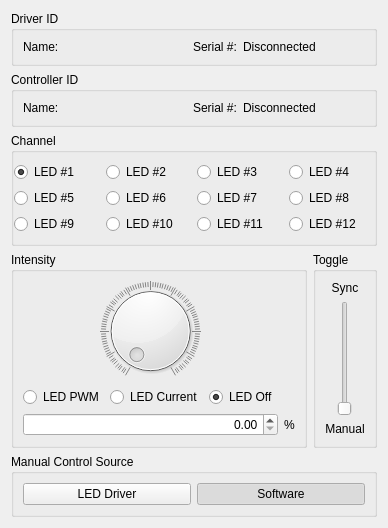
      <widget class="QWidget" name="main_tab">
       <property name="toolTip">
        <string>This tab shows the current operating status of the LED driver</string>
       </property>
       <attribute name="title">
        <string>Main</string>
       </attribute>
       <layout class="QGridLayout" name="gridLayout_2" columnstretch="10,0">
        <item row="3" column="0">
         <widget class="QGroupBox" name="main_intensity_control_box">
          <property name="toolTip">
           <string>Adjust the active LED intensity</string>
          </property>
          <property name="title">
           <string>Intensity</string>
          </property>
          <layout class="QGridLayout" name="gridLayout_4" columnstretch="10,10,10,0">
           <item row="1" column="1">
            <widget class="QRadioButton" name="main_intensity_current_button">
             <property name="toolTip">
              <string>Adjust the LED intensity via current</string>
             </property>
             <property name="text">
              <string>LED Current</string>
             </property>
             <attribute name="buttonGroup">
              <string notr="true">main_intensity_button_group</string>
             </attribute>
            </widget>
           </item>
           <item row="3" column="0" colspan="3">
            <widget class="QDoubleSpinBox" name="main_intensity_spinbox">
             <property name="enabled">
              <bool>true</bool>
             </property>
             <property name="toolTip">
              <string>Shows/sets the LED intensity </string>
             </property>
             <property name="alignment">
              <set>Qt::AlignRight|Qt::AlignTrailing|Qt::AlignVCenter</set>
             </property>
             <property name="readOnly">
              <bool>false</bool>
             </property>
             <property name="decimals">
              <number>2</number>
             </property>
             <property name="maximum">
              <double>100.000000000000000</double>
             </property>
             <property name="singleStep">
              <double>0.010000000000000</double>
             </property>
            </widget>
           </item>
           <item row="1" column="2">
            <widget class="QRadioButton" name="main_intensity_off_button">
             <property name="toolTip">
              <string>Turn LED off</string>
             </property>
             <property name="text">
              <string>LED Off</string>
             </property>
             <property name="checked">
              <bool>true</bool>
             </property>
             <attribute name="buttonGroup">
              <string notr="true">main_intensity_button_group</string>
             </attribute>
            </widget>
           </item>
           <item row="1" column="0">
            <widget class="QRadioButton" name="main_intensity_PWM_button">
             <property name="toolTip">
              <string>Adjust the LED intensity via PWM</string>
             </property>
             <property name="text">
              <string>LED PWM</string>
             </property>
             <property name="checked">
              <bool>false</bool>
             </property>
             <attribute name="buttonGroup">
              <string notr="true">main_intensity_button_group</string>
             </attribute>
            </widget>
           </item>
           <item row="0" column="0" colspan="3">
            <widget class="QDial" name="main_intensity_dial">
             <property name="enabled">
              <bool>true</bool>
             </property>
             <property name="toolTip">
              <string>Rotate to adjust the active LED intensity</string>
             </property>
             <property name="whatsThis">
              <string>Tiriac knob</string>
             </property>
             <property name="maximum">
              <number>10000</number>
             </property>
             <property name="singleStep">
              <number>10</number>
             </property>
             <property name="pageStep">
              <number>100</number>
             </property>
             <property name="invertedAppearance">
              <bool>false</bool>
             </property>
             <property name="wrapping">
              <bool>false</bool>
             </property>
             <property name="notchTarget">
              <double>1.000000000000000</double>
             </property>
             <property name="notchesVisible">
              <bool>true</bool>
             </property>
            </widget>
           </item>
           <item row="3" column="3">
            <widget class="QLabel" name="main_intensity_percent_label">
             <property name="text">
              <string>%</string>
             </property>
            </widget>
           </item>
          </layout>
         </widget>
        </item>
        <item row="3" column="1">
         <widget class="QGroupBox" name="main_toggle_box">
          <property name="title">
           <string>Toggle</string>
          </property>
          <layout class="QGridLayout" name="gridLayout_5">
           <item row="1" column="0">
            <widget class="QSlider" name="main_toggle_slider">
             <property name="sizePolicy">
              <sizepolicy hsizetype="Expanding" vsizetype="Expanding">
               <horstretch>0</horstretch>
               <verstretch>0</verstretch>
              </sizepolicy>
             </property>
             <property name="maximum">
              <number>1</number>
             </property>
             <property name="pageStep">
              <number>1</number>
             </property>
             <property name="orientation">
              <enum>Qt::Vertical</enum>
             </property>
            </widget>
           </item>
           <item row="2" column="0">
            <widget class="QLabel" name="main_toggle_manual_label">
             <property name="text">
              <string>Manual</string>
             </property>
             <property name="alignment">
              <set>Qt::AlignCenter</set>
             </property>
            </widget>
           </item>
           <item row="0" column="0">
            <widget class="QLabel" name="main_toggle_sync_label">
             <property name="text">
              <string>Sync</string>
             </property>
             <property name="alignment">
              <set>Qt::AlignCenter</set>
             </property>
            </widget>
           </item>
          </layout>
         </widget>
        </item>
        <item row="0" column="0" colspan="2">
         <widget class="QGroupBox" name="main_driver_ID_box">
          <property name="enabled">
           <bool>true</bool>
          </property>
          <property name="maximumSize">
           <size>
            <width>16777215</width>
            <height>500</height>
           </size>
          </property>
          <property name="toolTip">
           <string>Identification of the active LED driver</string>
          </property>
          <property name="title">
           <string>Driver ID</string>
          </property>
          <layout class="QGridLayout" name="gridLayout_3" columnstretch="0,10,0,10">
           <item row="0" column="0">
            <widget class="QLabel" name="main_driver_name_label1">
             <property name="toolTip">
              <string>Custom driver name set in configuration</string>
             </property>
             <property name="text">
              <string>Name:</string>
             </property>
            </widget>
           </item>
           <item row="0" column="1">
            <widget class="QLabel" name="main_driver_name_label2">
             <property name="text">
              <string/>
             </property>
            </widget>
           </item>
           <item row="0" column="2" alignment="Qt::AlignTop">
            <widget class="QLabel" name="main_driver_serial_label1">
             <property name="toolTip">
              <string>USB serial number of the Teensy controlling the LED driver.</string>
             </property>
             <property name="text">
              <string>Serial #:</string>
             </property>
            </widget>
           </item>
           <item row="0" column="3">
            <widget class="QLabel" name="main_driver_serial_label2">
             <property name="text">
              <string>Disconnected</string>
             </property>
            </widget>
           </item>
          </layout>
         </widget>
        </item>
        <item row="1" column="0" colspan="2">
         <widget class="QGroupBox" name="main_controller_ID_box">
          <property name="enabled">
           <bool>true</bool>
          </property>
          <property name="maximumSize">
           <size>
            <width>16777215</width>
            <height>500</height>
           </size>
          </property>
          <property name="toolTip">
           <string>Identification of the active LED driver</string>
          </property>
          <property name="title">
           <string>Controller ID</string>
          </property>
          <layout class="QGridLayout" name="gridLayout_7" columnstretch="0,10,0,10">
           <item row="0" column="0">
            <widget class="QLabel" name="main_controller_name_label1">
             <property name="toolTip">
              <string>Custom driver name set in configuration</string>
             </property>
             <property name="text">
              <string>Name:</string>
             </property>
            </widget>
           </item>
           <item row="0" column="1">
            <widget class="QLabel" name="main_controller_name_label2">
             <property name="text">
              <string/>
             </property>
            </widget>
           </item>
           <item row="0" column="2" alignment="Qt::AlignTop">
            <widget class="QLabel" name="main_controller_serial_label1">
             <property name="toolTip">
              <string>USB serial number of the Teensy controlling the LED driver.</string>
             </property>
             <property name="text">
              <string>Serial #:</string>
             </property>
            </widget>
           </item>
           <item row="0" column="3">
            <widget class="QLabel" name="main_controller_serial_label2">
             <property name="text">
              <string>Disconnected</string>
             </property>
            </widget>
           </item>
          </layout>
         </widget>
        </item>
        <item row="2" column="0" colspan="2">
         <widget class="QGroupBox" name="main_channel_box">
          <property name="toolTip">
           <string>Select active LED channel on driver</string>
          </property>
          <property name="title">
           <string>Channel</string>
          </property>
          <layout class="QGridLayout" name="gridLayout_6">
           <property name="leftMargin">
            <number>0</number>
           </property>
           <property name="rightMargin">
            <number>0</number>
           </property>
           <item row="0" column="2">
            <widget class="QRadioButton" name="main_channel_LED11_button">
             <property name="toolTip">
              <string>Set LED #1 as the active LED</string>
             </property>
             <property name="text">
              <string>LED #1</string>
             </property>
             <property name="checked">
              <bool>true</bool>
             </property>
             <attribute name="buttonGroup">
              <string notr="true">main_channel_button_group</string>
             </attribute>
            </widget>
           </item>
           <item row="0" column="3">
            <widget class="QRadioButton" name="main_channel_LED12_button">
             <property name="toolTip">
              <string>Set LED #2 as the active LED</string>
             </property>
             <property name="text">
              <string>LED #2</string>
             </property>
             <attribute name="buttonGroup">
              <string notr="true">main_channel_button_group</string>
             </attribute>
            </widget>
           </item>
           <item row="0" column="4">
            <widget class="QRadioButton" name="main_channel_LED13_button">
             <property name="toolTip">
              <string>Set LED #3 as the active LED</string>
             </property>
             <property name="text">
              <string>LED #3</string>
             </property>
             <attribute name="buttonGroup">
              <string notr="true">main_channel_button_group</string>
             </attribute>
            </widget>
           </item>
           <item row="0" column="5">
            <widget class="QRadioButton" name="main_channel_LED14_button">
             <property name="toolTip">
              <string>Set LED #4 as the active LED</string>
             </property>
             <property name="text">
              <string>LED #4</string>
             </property>
             <attribute name="buttonGroup">
              <string notr="true">main_channel_button_group</string>
             </attribute>
            </widget>
           </item>
           <item row="1" column="2">
            <widget class="QRadioButton" name="main_channel_LED21_button">
             <property name="text">
              <string>LED #5</string>
             </property>
             <attribute name="buttonGroup">
              <string notr="true">main_channel_button_group</string>
             </attribute>
            </widget>
           </item>
           <item row="1" column="3">
            <widget class="QRadioButton" name="main_channel_LED22_button">
             <property name="text">
              <string>LED #6</string>
             </property>
             <attribute name="buttonGroup">
              <string notr="true">main_channel_button_group</string>
             </attribute>
            </widget>
           </item>
           <item row="1" column="4">
            <widget class="QRadioButton" name="main_channel_LED23_button">
             <property name="text">
              <string>LED #7</string>
             </property>
             <attribute name="buttonGroup">
              <string notr="true">main_channel_button_group</string>
             </attribute>
            </widget>
           </item>
           <item row="2" column="2">
            <widget class="QRadioButton" name="main_channel_LED31_button">
             <property name="text">
              <string>LED #9</string>
             </property>
             <attribute name="buttonGroup">
              <string notr="true">main_channel_button_group</string>
             </attribute>
            </widget>
           </item>
           <item row="2" column="4">
            <widget class="QRadioButton" name="main_channel_LED33_button">
             <property name="text">
              <string>LED #11</string>
             </property>
             <attribute name="buttonGroup">
              <string notr="true">main_channel_button_group</string>
             </attribute>
            </widget>
           </item>
           <item row="2" column="5">
            <widget class="QRadioButton" name="main_channel_LED34_button">
             <property name="text">
              <string>LED #12</string>
             </property>
             <attribute name="buttonGroup">
              <string notr="true">main_channel_button_group</string>
             </attribute>
            </widget>
           </item>
           <item row="2" column="3">
            <widget class="QRadioButton" name="main_channel_LED32_button">
             <property name="text">
              <string>LED #10</string>
             </property>
             <attribute name="buttonGroup">
              <string notr="true">main_channel_button_group</string>
             </attribute>
            </widget>
           </item>
           <item row="1" column="5">
            <widget class="QRadioButton" name="main_channel_LED24_button">
             <property name="text">
              <string>LED #8</string>
             </property>
             <attribute name="buttonGroup">
              <string notr="true">main_channel_button_group</string>
             </attribute>
            </widget>
           </item>
          </layout>
         </widget>
        </item>
        <item row="4" column="0" colspan="2">
         <widget class="QGroupBox" name="groupBox">
          <property name="title">
           <string>Manual Control Source</string>
          </property>
          <layout class="QGridLayout" name="gridLayout_8">
           <item row="0" column="0">
            <widget class="QPushButton" name="main_control_physical_button">
             <property name="toolTip">
              <string>Enable physical control of LED driver via knob and switch.  Ignores GUI inputs.</string>
             </property>
             <property name="text">
              <string>LED Driver</string>
             </property>
             <property name="checkable">
              <bool>true</bool>
             </property>
             <attribute name="buttonGroup">
              <string notr="true">main_toggle_control_group</string>
             </attribute>
            </widget>
           </item>
           <item row="0" column="1">
            <widget class="QPushButton" name="main_control_software_button">
             <property name="toolTip">
              <string>Enable GUI control of LED driver.  Ignores physical knob and toggle switch on driver.</string>
             </property>
             <property name="text">
              <string>Software</string>
             </property>
             <property name="checkable">
              <bool>true</bool>
             </property>
             <property name="checked">
              <bool>true</bool>
             </property>
             <attribute name="buttonGroup">
              <string notr="true">main_toggle_control_group</string>
             </attribute>
            </widget>
           </item>
          </layout>
         </widget>
        </item>
       </layout>
      </widget>
